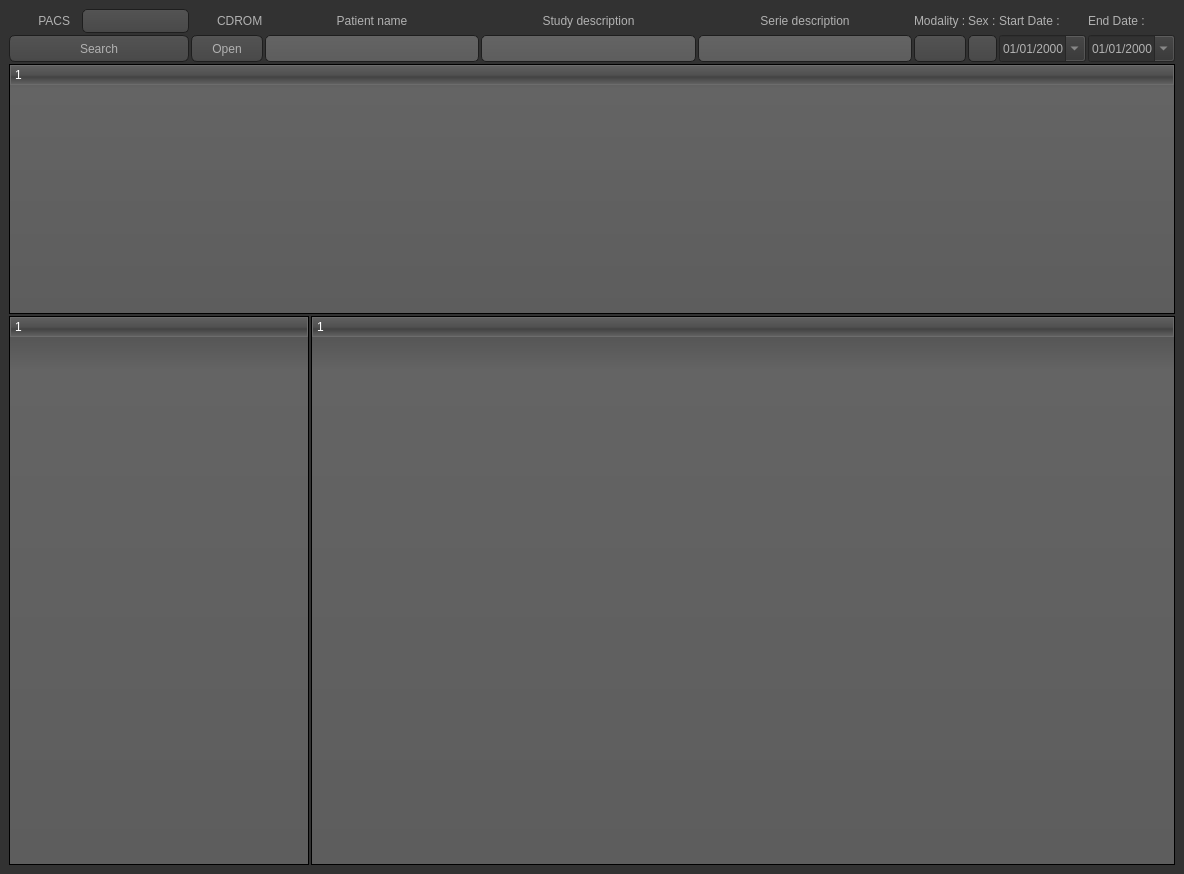
<?xml version="1.0" encoding="UTF-8"?>
<ui version="4.0">
 <class>QtDcmWidget</class>
 <widget class="QWidget" name="QtDcmWidget">
  <property name="geometry">
   <rect>
    <x>0</x>
    <y>0</y>
    <width>1184</width>
    <height>874</height>
   </rect>
  </property>
  <property name="windowTitle">
   <string>Form</string>
  </property>
  <property name="styleSheet">
   <string notr="true">* {
	font: 10pt &quot;Lucida Sans&quot;;
}

QToolTip
{
     border: 1px solid black;
     background-color: #ffa02f;
     padding: 1px;
     border-radius: 3px;
     opacity: 100;
}

QWidget
{
    color: #b1b1b1;
    background-color: #323232;
}

QWidget:item:hover
{
    background-color: QLinearGradient( x1: 0, y1: 0, x2: 0, y2: 1, stop: 0 #ffa02f, stop: 1 #ca0619);
    color: #000000;
}

QWidget:item:selected
{
    background-color: QLinearGradient( x1: 0, y1: 0, x2: 0, y2: 1, stop: 0 #ffa02f, stop: 1 #d7801a);
}

QMenuBar::item
{
    background: transparent;
}

QMenuBar::item:selected
{
    background: transparent;
    border: 1px solid #ffaa00;
}

QMenuBar::item:pressed
{
    background: #444;
    border: 1px solid #000;
    background-color: QLinearGradient(
        x1:0, y1:0,
        x2:0, y2:1,
        stop:1 #212121,
        stop:0.4 #343434/*,
        stop:0.2 #343434,
        stop:0.1 #ffaa00*/
    );
    margin-bottom:-1px;
    padding-bottom:1px;
}

QMenu
{
    border: 1px solid #000;
}

QMenu::item
{
    padding: 2px 20px 2px 20px;
}

QMenu::item:selected
{
    color: #000000;
}

QWidget:disabled
{
    color: #404040;
    background-color: #323232;
}

QAbstractItemView
{
    background-color: QLinearGradient( x1: 0, y1: 0, x2: 0, y2: 1, stop: 0 #4d4d4d, stop: 0.1 #646464, stop: 1 #5d5d5d);
}

QWidget:focus
{
    /*border: 2px solid QLinearGradient( x1: 0, y1: 0, x2: 0, y2: 1, stop: 0 #ffa02f, stop: 1 #d7801a);*/
}

QLineEdit
{
    background-color: QLinearGradient( x1: 0, y1: 0, x2: 0, y2: 1, stop: 0 #4d4d4d, stop: 0 #646464, stop: 1 #5d5d5d);
    padding: 1px;
    border-style: solid;
    border: 1px solid #1e1e1e;
    border-radius: 5;
}

QPushButton
{
    color: #b1b1b1;
    background-color: QLinearGradient( x1: 0, y1: 0, x2: 0, y2: 1, stop: 0 #565656, stop: 0.1 #525252, stop: 0.5 #4e4e4e, stop: 0.9 #4a4a4a, stop: 1 #464646);
    border-width: 1px;
    border-color: #1e1e1e;
    border-style: solid;
    border-radius: 6;
    padding: 3px;
    font-size: 12px;
    padding-left: 5px;
    padding-right: 5px;
}

QPushButton:pressed
{
    background-color: QLinearGradient( x1: 0, y1: 0, x2: 0, y2: 1, stop: 0 #2d2d2d, stop: 0.1 #2b2b2b, stop: 0.5 #292929, stop: 0.9 #282828, stop: 1 #252525);
}

QComboBox
{
    selection-background-color: #ffaa00;
    background-color: QLinearGradient( x1: 0, y1: 0, x2: 0, y2: 1, stop: 0 #565656, stop: 0.1 #525252, stop: 0.5 #4e4e4e, stop: 0.9 #4a4a4a, stop: 1 #464646);
    border-style: solid;
    border: 1px solid #1e1e1e;
    border-radius: 5;
}

QComboBox:hover,QPushButton:hover
{
    border: 2px solid QLinearGradient( x1: 0, y1: 0, x2: 0, y2: 1, stop: 0 #ffa02f, stop: 1 #d7801a);
}


QComboBox:on
{
    padding-top: 3px;
    padding-left: 4px;
    background-color: QLinearGradient( x1: 0, y1: 0, x2: 0, y2: 1, stop: 0 #2d2d2d, stop: 0.1 #2b2b2b, stop: 0.5 #292929, stop: 0.9 #282828, stop: 1 #252525);
    selection-background-color: #ffaa00;
}

QComboBox QAbstractItemView
{
    border: 2px solid darkgray;
    selection-background-color: QLinearGradient( x1: 0, y1: 0, x2: 0, y2: 1, stop: 0 #ffa02f, stop: 1 #d7801a);
}

QComboBox::drop-down
{
     subcontrol-origin: padding;
     subcontrol-position: top right;
     width: 15px;

     border-left-width: 0px;
     border-left-color: darkgray;
     border-left-style: solid; /* just a single line */
     border-top-right-radius: 3px; /* same radius as the QComboBox */
     border-bottom-right-radius: 3px;
 }

QComboBox::down-arrow
{
     image: url(:/down_arrow.png);
}

QGroupBox:focus
{
border: 2px solid QLinearGradient( x1: 0, y1: 0, x2: 0, y2: 1, stop: 0 #ffa02f, stop: 1 #d7801a);
}

QTextEdit:focus
{
    border: 2px solid QLinearGradient( x1: 0, y1: 0, x2: 0, y2: 1, stop: 0 #ffa02f, stop: 1 #d7801a);
}

QScrollBar:horizontal {
     border: 1px solid #222222;
     background: QLinearGradient( x1: 0, y1: 0, x2: 0, y2: 1, stop: 0.0 #121212, stop: 0.2 #282828, stop: 1 #484848);
     height: 7px;
     margin: 0px 16px 0 16px;
}

QScrollBar::handle:horizontal
{
      background: QLinearGradient( x1: 0, y1: 0, x2: 1, y2: 0, stop: 0 #ffa02f, stop: 0.5 #d7801a, stop: 1 #ffa02f);
      min-height: 20px;
      border-radius: 2px;
}

QScrollBar::add-line:horizontal {
      border: 1px solid #1b1b19;
      border-radius: 2px;
      background: QLinearGradient( x1: 0, y1: 0, x2: 1, y2: 0, stop: 0 #ffa02f, stop: 1 #d7801a);
      width: 14px;
      subcontrol-position: right;
      subcontrol-origin: margin;
}

QScrollBar::sub-line:horizontal {
      border: 1px solid #1b1b19;
      border-radius: 2px;
      background: QLinearGradient( x1: 0, y1: 0, x2: 1, y2: 0, stop: 0 #ffa02f, stop: 1 #d7801a);
      width: 14px;
     subcontrol-position: left;
     subcontrol-origin: margin;
}

QScrollBar::right-arrow:horizontal, QScrollBar::left-arrow:horizontal
{
      border: 1px solid black;
      width: 1px;
      height: 1px;
      background: white;
}

QScrollBar::add-page:horizontal, QScrollBar::sub-page:horizontal
{
      background: none;
}

QScrollBar:vertical
{
      background: QLinearGradient( x1: 0, y1: 0, x2: 1, y2: 0, stop: 0.0 #121212, stop: 0.2 #282828, stop: 1 #484848);
      width: 7px;
      margin: 16px 0 16px 0;
      border: 1px solid #222222;
}

QScrollBar::handle:vertical
{
      background: QLinearGradient( x1: 0, y1: 0, x2: 0, y2: 1, stop: 0 #ffa02f, stop: 0.5 #d7801a, stop: 1 #ffa02f);
      min-height: 20px;
      border-radius: 2px;
}

QScrollBar::add-line:vertical
{
      border: 1px solid #1b1b19;
      border-radius: 2px;
      background: QLinearGradient( x1: 0, y1: 0, x2: 0, y2: 1, stop: 0 #ffa02f, stop: 1 #d7801a);
      height: 14px;
      subcontrol-position: bottom;
      subcontrol-origin: margin;
}

QScrollBar::sub-line:vertical
{
      border: 1px solid #1b1b19;
      border-radius: 2px;
      background: QLinearGradient( x1: 0, y1: 0, x2: 0, y2: 1, stop: 0 #d7801a, stop: 1 #ffa02f);
      height: 14px;
      subcontrol-position: top;
      subcontrol-origin: margin;
}

QScrollBar::up-arrow:vertical, QScrollBar::down-arrow:vertical
{
      border: 1px solid black;
      width: 1px;
      height: 1px;
      background: white;
}


QScrollBar::add-page:vertical, QScrollBar::sub-page:vertical
{
      background: none;
}

QTextEdit
{
    background-color: #242424;
}

QPlainTextEdit
{
    background-color: #242424;
}

QHeaderView::section
{
    background-color: QLinearGradient(x1:0, y1:0, x2:0, y2:1, stop:0 #616161, stop: 0.5 #505050, stop: 0.6 #434343, stop:1 #656565);
    color: white;
    padding-left: 4px;
    border: 1px solid #6c6c6c;
}

QCheckBox:disabled
{
color: #414141;
}

QDockWidget::title
{
    text-align: center;
    spacing: 3px; /* spacing between items in the tool bar */
    background-color: QLinearGradient(x1:0, y1:0, x2:0, y2:1, stop:0 #323232, stop: 0.5 #242424, stop:1 #323232);
}

QDockWidget::close-button, QDockWidget::float-button
{
    text-align: center;
    spacing: 1px; /* spacing between items in the tool bar */
    background-color: QLinearGradient(x1:0, y1:0, x2:0, y2:1, stop:0 #323232, stop: 0.5 #242424, stop:1 #323232);
}

QDockWidget::close-button:hover, QDockWidget::float-button:hover
{
    background: #242424;
}

QDockWidget::close-button:pressed, QDockWidget::float-button:pressed
{
    padding: 1px -1px -1px 1px;
}

QMainWindow::separator
{
    background-color: QLinearGradient(x1:0, y1:0, x2:0, y2:1, stop:0 #161616, stop: 0.5 #151515, stop: 0.6 #212121, stop:1 #343434);
    color: white;
    padding-left: 4px;
    border: 1px solid #4c4c4c;
    spacing: 3px; /* spacing between items in the tool bar */
}

QMainWindow::separator:hover
{

    background-color: QLinearGradient(x1:0, y1:0, x2:0, y2:1, stop:0 #d7801a, stop:0.5 #b56c17 stop:1 #ffa02f);
    color: white;
    padding-left: 4px;
    border: 1px solid #6c6c6c;
    spacing: 3px; /* spacing between items in the tool bar */
}

QToolBar::handle
{
     spacing: 3px; /* spacing between items in the tool bar */
     background: url(:/images/handle.png);
}

QMenu::separator
{
    height: 2px;
    background-color: QLinearGradient(x1:0, y1:0, x2:0, y2:1, stop:0 #161616, stop: 0.5 #151515, stop: 0.6 #212121, stop:1 #343434);
    color: white;
    padding-left: 4px;
    margin-left: 10px;
    margin-right: 5px;
}

QProgressBar
{
    border: 2px solid grey;
    border-radius: 5px;
    text-align: center;
}

QProgressBar::chunk
{
    background-color: #d7801a;
    width: 2.15px;
    margin: 0.5px;
}

QTabBar::tab {
    color: #b1b1b1;
    border: 1px solid #444;
    border-bottom-style: none;
    background-color: #323232;
    padding-left: 10px;
    padding-right: 10px;
    padding-top: 3px;
    padding-bottom: 2px;
    margin-right: -1px;
}

QTabWidget::pane {
    border: 1px solid #444;
    top: 1px;
}

QTabBar::tab:last
{
    margin-right: 0; /* the last selected tab has nothing to overlap with on the right */
    border-top-right-radius: 3px;
}

QTabBar::tab:first:!selected
{
 margin-left: 0px; /* the last selected tab has nothing to overlap with on the right */


    border-top-left-radius: 3px;
}

QTabBar::tab:!selected
{
    color: #b1b1b1;
    border-bottom-style: solid;
    margin-top: 3px;
    background-color: QLinearGradient(x1:0, y1:0, x2:0, y2:1, stop:1 #212121, stop:.4 #343434);
}

QTabBar::tab:selected
{
    border-top-left-radius: 3px;
    border-top-right-radius: 3px;
    margin-bottom: 0px;
}

QTabBar::tab:!selected:hover
{
    /*border-top: 2px solid #ffaa00;
    padding-bottom: 3px;*/
    border-top-left-radius: 3px;
    border-top-right-radius: 3px;
    background-color: QLinearGradient(x1:0, y1:0, x2:0, y2:1, stop:1 #212121, stop:0.4 #343434, stop:0.2 #343434, stop:0.1 #ffaa00);
}

QRadioButton::indicator:checked, QRadioButton::indicator:unchecked{
    color: #b1b1b1;
    background-color: #323232;
    border: 1px solid #b1b1b1;
    border-radius: 6px;
}

QRadioButton::indicator:checked
{
    background-color: qradialgradient(
        cx: 0.5, cy: 0.5,
        fx: 0.5, fy: 0.5,
        radius: 1.0,
        stop: 0.25 #ffaa00,
        stop: 0.3 #323232
    );
}

QCheckBox::indicator{
    color: #b1b1b1;
    background-color: #323232;
    border: 1px solid #b1b1b1;
    width: 9px;
    height: 9px;
}

QRadioButton::indicator
{
    border-radius: 6px;
}

QRadioButton::indicator:hover, QCheckBox::indicator:hover
{
    border: 1px solid #ffaa00;
}

QCheckBox::indicator:checked
{
    image:url(:/images/checkbox.png);
}

QCheckBox::indicator:disabled, QRadioButton::indicator:disabled
{
    border: 1px solid #444;
}</string>
  </property>
  <layout class="QGridLayout" name="gridLayout_4">
   <property name="leftMargin">
    <number>9</number>
   </property>
   <property name="topMargin">
    <number>9</number>
   </property>
   <property name="rightMargin">
    <number>9</number>
   </property>
   <property name="bottomMargin">
    <number>9</number>
   </property>
   <property name="spacing">
    <number>2</number>
   </property>
   <item row="0" column="0">
    <widget class="QFrame" name="frame">
     <property name="maximumSize">
      <size>
       <width>16777215</width>
       <height>60</height>
      </size>
     </property>
     <property name="frameShape">
      <enum>QFrame::NoFrame</enum>
     </property>
     <property name="frameShadow">
      <enum>QFrame::Raised</enum>
     </property>
     <layout class="QGridLayout" name="gridLayout" rowstretch="0">
      <property name="leftMargin">
       <number>0</number>
      </property>
      <property name="topMargin">
       <number>0</number>
      </property>
      <property name="rightMargin">
       <number>0</number>
      </property>
      <property name="bottomMargin">
       <number>0</number>
      </property>
      <property name="spacing">
       <number>2</number>
      </property>
      <item row="0" column="0">
       <layout class="QVBoxLayout" name="verticalLayout">
        <item>
         <layout class="QHBoxLayout" name="horizontalLayout_8">
          <item>
           <widget class="QLabel" name="label_4">
            <property name="maximumSize">
             <size>
              <width>24</width>
              <height>24</height>
             </size>
            </property>
            <property name="text">
             <string/>
            </property>
            <property name="pixmap">
             <pixmap resource="../Resources/qtdcm.qrc">:/Images/pacs.svg</pixmap>
            </property>
            <property name="scaledContents">
             <bool>true</bool>
            </property>
           </widget>
          </item>
          <item>
           <widget class="QLabel" name="label_2">
            <property name="maximumSize">
             <size>
              <width>45</width>
              <height>24</height>
             </size>
            </property>
            <property name="text">
             <string> PACS</string>
            </property>
           </widget>
          </item>
          <item>
           <widget class="QComboBox" name="pacsComboBox">
            <property name="maximumSize">
             <size>
              <width>16777215</width>
              <height>24</height>
             </size>
            </property>
           </widget>
          </item>
         </layout>
        </item>
        <item>
         <widget class="QPushButton" name="searchButton">
          <property name="minimumSize">
           <size>
            <width>180</width>
            <height>27</height>
           </size>
          </property>
          <property name="maximumSize">
           <size>
            <width>16777215</width>
            <height>27</height>
           </size>
          </property>
          <property name="focusPolicy">
           <enum>Qt::NoFocus</enum>
          </property>
          <property name="text">
           <string>Search</string>
          </property>
          <property name="icon">
           <iconset resource="../Resources/qtdcm.qrc">
            <normaloff>:/Images/search.svg</normaloff>:/Images/search.svg</iconset>
          </property>
         </widget>
        </item>
       </layout>
      </item>
      <item row="0" column="1">
       <layout class="QVBoxLayout" name="verticalLayout_2">
        <property name="spacing">
         <number>2</number>
        </property>
        <item>
         <layout class="QHBoxLayout" name="horizontalLayout_4">
          <item>
           <widget class="QLabel" name="label">
            <property name="minimumSize">
             <size>
              <width>24</width>
              <height>24</height>
             </size>
            </property>
            <property name="maximumSize">
             <size>
              <width>24</width>
              <height>24</height>
             </size>
            </property>
            <property name="text">
             <string/>
            </property>
            <property name="pixmap">
             <pixmap resource="../Resources/qtdcm.qrc">:/Images/cdrom.svg</pixmap>
            </property>
            <property name="scaledContents">
             <bool>true</bool>
            </property>
           </widget>
          </item>
          <item>
           <widget class="QLabel" name="label_3">
            <property name="maximumSize">
             <size>
              <width>16777215</width>
              <height>24</height>
             </size>
            </property>
            <property name="text">
             <string>CDROM</string>
            </property>
           </widget>
          </item>
         </layout>
        </item>
        <item>
         <widget class="QPushButton" name="cdromButton">
          <property name="minimumSize">
           <size>
            <width>0</width>
            <height>27</height>
           </size>
          </property>
          <property name="maximumSize">
           <size>
            <width>16777215</width>
            <height>27</height>
           </size>
          </property>
          <property name="focusPolicy">
           <enum>Qt::NoFocus</enum>
          </property>
          <property name="text">
           <string>Open</string>
          </property>
          <property name="icon">
           <iconset resource="../Resources/qtdcm.qrc">
            <normaloff>:/Images/cddrive.png</normaloff>:/Images/cddrive.png</iconset>
          </property>
         </widget>
        </item>
       </layout>
      </item>
      <item row="0" column="2">
       <layout class="QVBoxLayout" name="verticalLayout_4">
        <item>
         <layout class="QHBoxLayout" name="horizontalLayout">
          <item>
           <widget class="QLabel" name="label_7">
            <property name="maximumSize">
             <size>
              <width>16777215</width>
              <height>24</height>
             </size>
            </property>
            <property name="text">
             <string>Patient name</string>
            </property>
            <property name="alignment">
             <set>Qt::AlignCenter</set>
            </property>
           </widget>
          </item>
         </layout>
        </item>
        <item>
         <widget class="QLineEdit" name="nameEdit">
          <property name="minimumSize">
           <size>
            <width>160</width>
            <height>27</height>
           </size>
          </property>
          <property name="maximumSize">
           <size>
            <width>16777215</width>
            <height>27</height>
           </size>
          </property>
         </widget>
        </item>
       </layout>
      </item>
      <item row="0" column="3">
       <layout class="QVBoxLayout" name="verticalLayout_5">
        <item>
         <layout class="QHBoxLayout" name="horizontalLayout_2">
          <item>
           <widget class="QLabel" name="label_10">
            <property name="maximumSize">
             <size>
              <width>16777215</width>
              <height>24</height>
             </size>
            </property>
            <property name="text">
             <string>Study description</string>
            </property>
            <property name="alignment">
             <set>Qt::AlignCenter</set>
            </property>
           </widget>
          </item>
         </layout>
        </item>
        <item>
         <widget class="QLineEdit" name="studyDescriptionEdit">
          <property name="minimumSize">
           <size>
            <width>0</width>
            <height>27</height>
           </size>
          </property>
          <property name="maximumSize">
           <size>
            <width>16777215</width>
            <height>27</height>
           </size>
          </property>
         </widget>
        </item>
       </layout>
      </item>
      <item row="0" column="4">
       <layout class="QVBoxLayout" name="verticalLayout_6">
        <item>
         <layout class="QHBoxLayout" name="horizontalLayout_6">
          <item>
           <widget class="QLabel" name="label_11">
            <property name="maximumSize">
             <size>
              <width>16777215</width>
              <height>24</height>
             </size>
            </property>
            <property name="text">
             <string>Serie description</string>
            </property>
            <property name="alignment">
             <set>Qt::AlignCenter</set>
            </property>
           </widget>
          </item>
         </layout>
        </item>
        <item>
         <widget class="QLineEdit" name="serieDescriptionEdit">
          <property name="minimumSize">
           <size>
            <width>0</width>
            <height>27</height>
           </size>
          </property>
          <property name="maximumSize">
           <size>
            <width>16777215</width>
            <height>27</height>
           </size>
          </property>
         </widget>
        </item>
       </layout>
      </item>
      <item row="0" column="5">
       <layout class="QVBoxLayout" name="verticalLayout_7">
        <item>
         <widget class="QLabel" name="label_9">
          <property name="maximumSize">
           <size>
            <width>16777215</width>
            <height>24</height>
           </size>
          </property>
          <property name="text">
           <string>Modality :</string>
          </property>
         </widget>
        </item>
        <item>
         <widget class="QComboBox" name="serieModalityComboBox">
          <property name="minimumSize">
           <size>
            <width>0</width>
            <height>27</height>
           </size>
          </property>
          <property name="maximumSize">
           <size>
            <width>16777215</width>
            <height>27</height>
           </size>
          </property>
          <item>
           <property name="text">
            <string/>
           </property>
          </item>
          <item>
           <property name="text">
            <string>MR</string>
           </property>
          </item>
          <item>
           <property name="text">
            <string>CT</string>
           </property>
          </item>
          <item>
           <property name="text">
            <string>PET</string>
           </property>
          </item>
         </widget>
        </item>
       </layout>
      </item>
      <item row="0" column="6">
       <layout class="QVBoxLayout" name="verticalLayout_8">
        <item>
         <widget class="QLabel" name="label_8">
          <property name="maximumSize">
           <size>
            <width>16777215</width>
            <height>24</height>
           </size>
          </property>
          <property name="text">
           <string>Sex :</string>
          </property>
         </widget>
        </item>
        <item>
         <widget class="QComboBox" name="patientSexComboBox">
          <property name="minimumSize">
           <size>
            <width>0</width>
            <height>27</height>
           </size>
          </property>
          <property name="maximumSize">
           <size>
            <width>50</width>
            <height>27</height>
           </size>
          </property>
          <item>
           <property name="text">
            <string/>
           </property>
          </item>
          <item>
           <property name="text">
            <string>M</string>
           </property>
          </item>
          <item>
           <property name="text">
            <string>F</string>
           </property>
          </item>
         </widget>
        </item>
       </layout>
      </item>
      <item row="0" column="7">
       <layout class="QVBoxLayout" name="verticalLayout_9">
        <item>
         <widget class="QLabel" name="label_12">
          <property name="maximumSize">
           <size>
            <width>16777215</width>
            <height>24</height>
           </size>
          </property>
          <property name="text">
           <string>Start Date :</string>
          </property>
         </widget>
        </item>
        <item>
         <widget class="QDateEdit" name="startDateEdit">
          <property name="minimumSize">
           <size>
            <width>0</width>
            <height>27</height>
           </size>
          </property>
          <property name="maximumSize">
           <size>
            <width>16777215</width>
            <height>27</height>
           </size>
          </property>
          <property name="dateTime">
           <datetime>
            <hour>0</hour>
            <minute>0</minute>
            <second>0</second>
            <year>2000</year>
            <month>1</month>
            <day>1</day>
           </datetime>
          </property>
          <property name="minimumDate">
           <date>
            <year>1790</year>
            <month>9</month>
            <day>14</day>
           </date>
          </property>
          <property name="displayFormat">
           <string>dd/MM/yyyy</string>
          </property>
          <property name="calendarPopup">
           <bool>true</bool>
          </property>
         </widget>
        </item>
       </layout>
      </item>
      <item row="0" column="8">
       <layout class="QVBoxLayout" name="verticalLayout_10">
        <item>
         <widget class="QLabel" name="label_13">
          <property name="maximumSize">
           <size>
            <width>16777215</width>
            <height>24</height>
           </size>
          </property>
          <property name="text">
           <string>End Date :</string>
          </property>
         </widget>
        </item>
        <item>
         <widget class="QDateEdit" name="endDateEdit">
          <property name="minimumSize">
           <size>
            <width>0</width>
            <height>27</height>
           </size>
          </property>
          <property name="maximumSize">
           <size>
            <width>16777215</width>
            <height>27</height>
           </size>
          </property>
          <property name="displayFormat">
           <string>dd/MM/yyyy</string>
          </property>
          <property name="calendarPopup">
           <bool>true</bool>
          </property>
         </widget>
        </item>
       </layout>
      </item>
     </layout>
    </widget>
   </item>
   <item row="1" column="0">
    <widget class="QFrame" name="frame_2">
     <property name="maximumSize">
      <size>
       <width>16777215</width>
       <height>250</height>
      </size>
     </property>
     <property name="frameShape">
      <enum>QFrame::NoFrame</enum>
     </property>
     <property name="frameShadow">
      <enum>QFrame::Raised</enum>
     </property>
     <layout class="QGridLayout" name="gridLayout_2">
      <property name="leftMargin">
       <number>0</number>
      </property>
      <property name="topMargin">
       <number>0</number>
      </property>
      <property name="rightMargin">
       <number>0</number>
      </property>
      <property name="bottomMargin">
       <number>0</number>
      </property>
      <property name="spacing">
       <number>2</number>
      </property>
      <item row="0" column="0">
       <widget class="QTreeWidget" name="treeWidgetPatients">
        <property name="maximumSize">
         <size>
          <width>16777215</width>
          <height>250</height>
         </size>
        </property>
        <property name="alternatingRowColors">
         <bool>true</bool>
        </property>
        <property name="rootIsDecorated">
         <bool>false</bool>
        </property>
        <property name="animated">
         <bool>true</bool>
        </property>
        <property name="expandsOnDoubleClick">
         <bool>false</bool>
        </property>
        <column>
         <property name="text">
          <string notr="true">1</string>
         </property>
         <property name="icon">
          <iconset resource="../Resources/qtdcm.qrc">
           <normaloff>:/Images/users.svg</normaloff>:/Images/users.svg</iconset>
         </property>
        </column>
       </widget>
      </item>
     </layout>
    </widget>
   </item>
   <item row="2" column="0">
    <layout class="QHBoxLayout" name="horizontalLayout_3">
     <item>
      <widget class="QTreeWidget" name="treeWidgetStudies">
       <property name="maximumSize">
        <size>
         <width>300</width>
         <height>16777215</height>
        </size>
       </property>
       <property name="alternatingRowColors">
        <bool>true</bool>
       </property>
       <property name="rootIsDecorated">
        <bool>false</bool>
       </property>
       <property name="animated">
        <bool>true</bool>
       </property>
       <column>
        <property name="text">
         <string notr="true">1</string>
        </property>
        <property name="icon">
         <iconset resource="../Resources/qtdcm.qrc">
          <normaloff>:/Images/folder.svg</normaloff>:/Images/folder.svg</iconset>
        </property>
       </column>
      </widget>
     </item>
     <item>
      <widget class="QTreeWidget" name="treeWidgetSeries">
       <property name="alternatingRowColors">
        <bool>true</bool>
       </property>
       <property name="animated">
        <bool>true</bool>
       </property>
       <column>
        <property name="text">
         <string notr="true">1</string>
        </property>
        <property name="icon">
         <iconset resource="../Resources/qtdcm.qrc">
          <normaloff>:/Images/paradigm.svg</normaloff>:/Images/paradigm.svg</iconset>
        </property>
       </column>
      </widget>
     </item>
    </layout>
   </item>
  </layout>
 </widget>
 <resources>
  <include location="../Resources/qtdcm.qrc"/>
 </resources>
 <connections/>
</ui>
